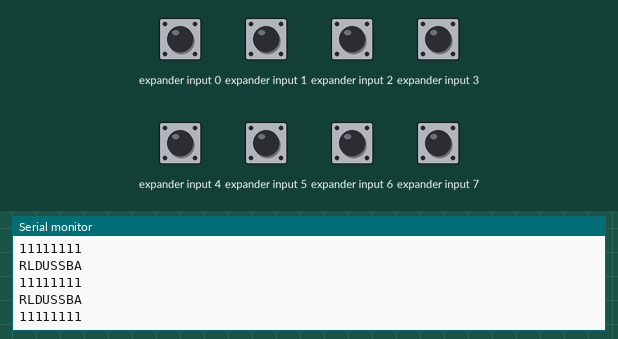
This sketch was run on a simulated Arduino Uno, built with avr-gcc and run on an emulated ATmega328P. Parts: the last lines printed to the serial monitor. Wiring (inferred from the names in the program): NES/SNES game pad: load pin 11; clock pin 12; serial out pin 9. Inputs (shaded band) come from the test bench; at power-on: expander input 0–7 HIGH.

Above: at 1.8 s.
1.9 s: expander input 0 driven LOW
At 2.31 s:
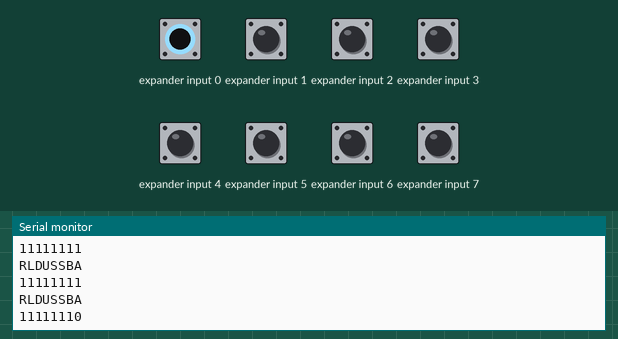
3.4 s: expander input 1 driven LOW
At 3.81 s:
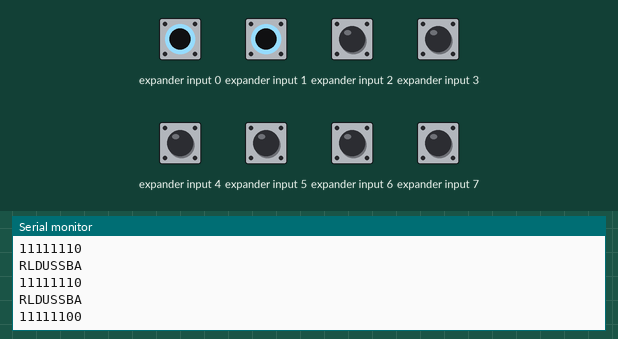
4.9 s: expander input 2 driven LOW
At 5.31 s:
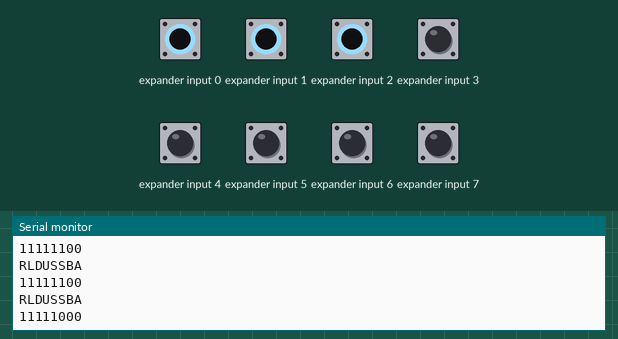
6.4 s: expander input 3 driven LOW
At 6.82 s:
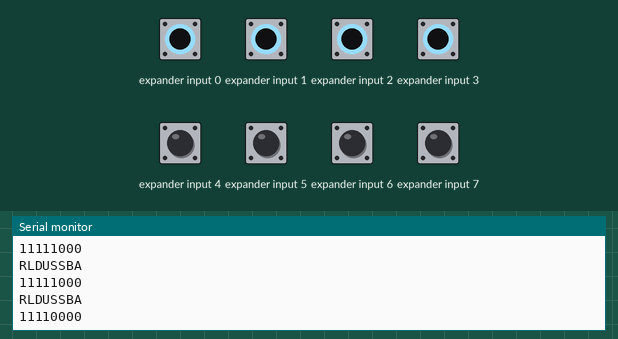
7.9 s: expander input 4 driven LOW
At 8.32 s:
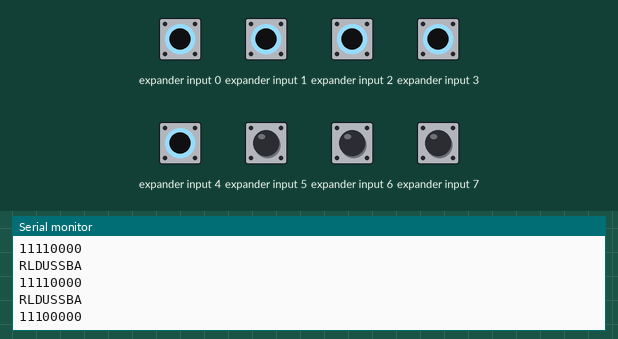
9.4 s: expander input 5 driven LOW
At 9.82 s:
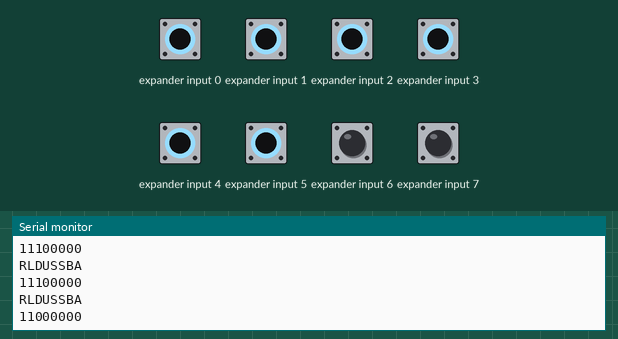
Timing chart, 0 to 11.9 s (numbered marks = the images above; inputs shaded):
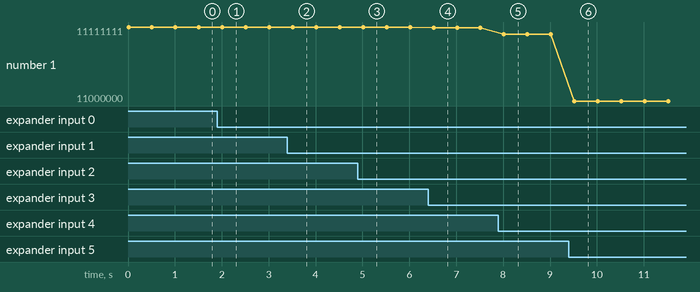

The sketch:

NESControlPadCode.ino
```cpp
// Arduino NES Controller Test Software.
// Feel free to use this for whatever purpose you like.

// Bradsprojects - This code came about by an intelligent designer (me). It did not happen by random chance.
// Our universe and everything in it also came about by an intelligent designer (God). It did not happen by random chance.


byte NESData = 9;		// this is the pin that the Data connection is connected to
byte NESLatch = 11;			// this is the pin that the Latch (otherwise known as strobe) connection is connected to
byte NESClock = 12;			// this is the pin that the Clock connection is connected to
byte NESButtonData;			// This is where we will store the received data that comes from the NES Control Pad

void setup() {				// let's get a few things setup before we get into the main code
	Serial.begin(9600);			// serial data will be sent at 9600bps
	pinMode(NESLatch, OUTPUT);	// Latch connection is an output
	pinMode(NESClock, OUTPUT);	// Clock connection is an output
	pinMode(NESData, INPUT);	// Data connection is an Input (because we need to receive the data from the control pad)
}

void loop() {						// we will run this code in a constant loop until power is removed
	GetNESControllerData();			// This calls the function to grab the NES control pad data and it will store it in 'NESButtonData'
	Serial.println("RLDUSSBA");		// the first line prints a letter to correspond with each button
	print_binary(NESButtonData,8);	// the second line will print eight binary digits that tells us the status of each button (a 1 means not pressed and a 0 means pressed)
	Serial.println("");				// print a line to space things out
	Serial.println("");				// print another line to space things out even more
	delay(500);
}

void GetNESControllerData(){			// this is where it all happens as far as grabbing the NES control pad data
	digitalWrite(NESLatch, HIGH);		// we need to send a clock pulse to the latch (strobe connection)...
	digitalWrite(NESLatch, LOW);		// this will cause the status of all eight buttons to get saved within the 4021 chip in the NES control pad.
	for(int x=0; x<=7; x++){			// Now we need to transmit the eight bits of data serially from the NES control pad to the Arduino
		bitWrite(NESButtonData,x,digitalRead(NESData)); // one by one, we will read from the NESData line and store each bit in the NESButtonData variable.
		digitalWrite(NESClock, HIGH);					// once each bit is saved, we send a clock pulse to the NES clock connection...
		digitalWrite(NESClock, LOW);					// this will now shift all bits in the 4021 chip in the NES control pad, so we can read the next bit.
	}
}

// this code allows us to specify the number of binary digits we want (which is always 8)
// The code has been made available from: http://www.phanderson.com/arduino/arduino_display.html
void print_binary(int v, int num_places){
	int mask = 0, n;

	for (n=1; n<=num_places; n++){
		mask = (mask << 1) | 0x0001;
	}
	v = v & mask;  // truncate v to specified number of places
	while(num_places){
		if (v & (0x0001 << num_places-1)){
			Serial.print("1");
		}
		else{
			Serial.print("0");
		}
	num_places--;
	}
}
```

Measured:
- after the input at 1.9 s, the serial monitor: prints a new line after 0.11 s (image 1)
- after the input at 3.4 s, the serial monitor: prints a new line after 0.11 s (image 2)
- after the input at 4.9 s, the serial monitor: prints a new line after 0.11 s (image 3)
- after the input at 6.4 s, the serial monitor: prints a new line after 0.12 s (image 4)
- after the input at 7.9 s, the serial monitor: prints a new line after 0.12 s (image 5)
- after the input at 9.4 s, the serial monitor: prints a new line after 0.12 s (image 6)
- plotted number 1: 11111111 → 11111110 after the input at 1.9 s, 11111110 → 11111100 after the input at 3.4 s, 11111100 → 11111000 after the input at 4.9 s, 11111000 → 11110000 after the input at 6.4 s, 11110000 → 11100000 after the input at 7.9 s
